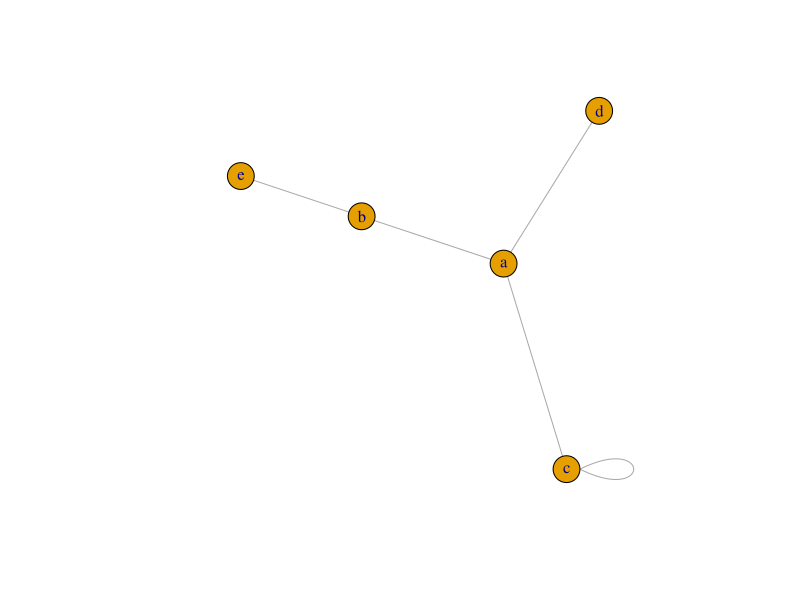
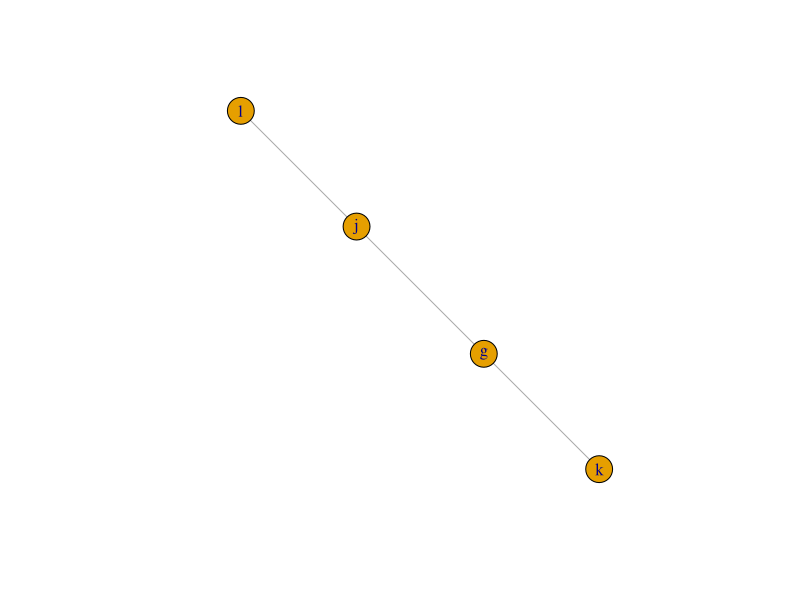
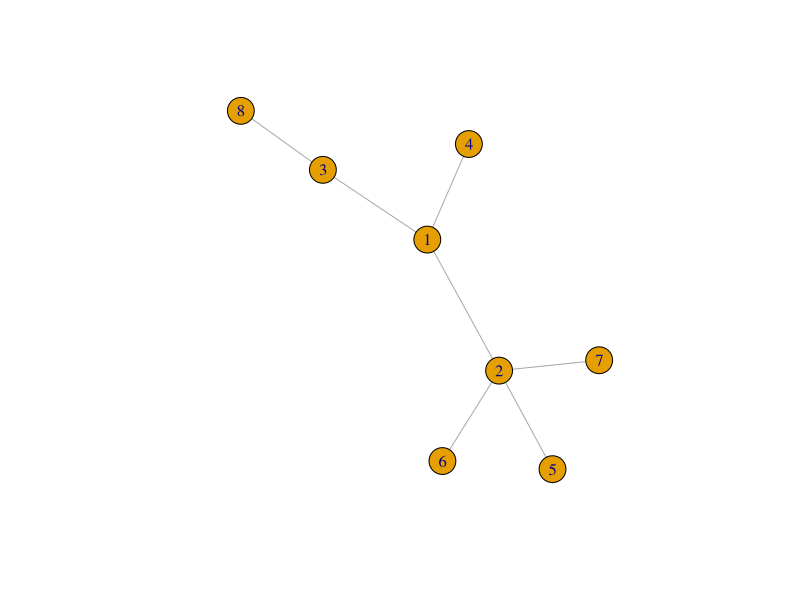
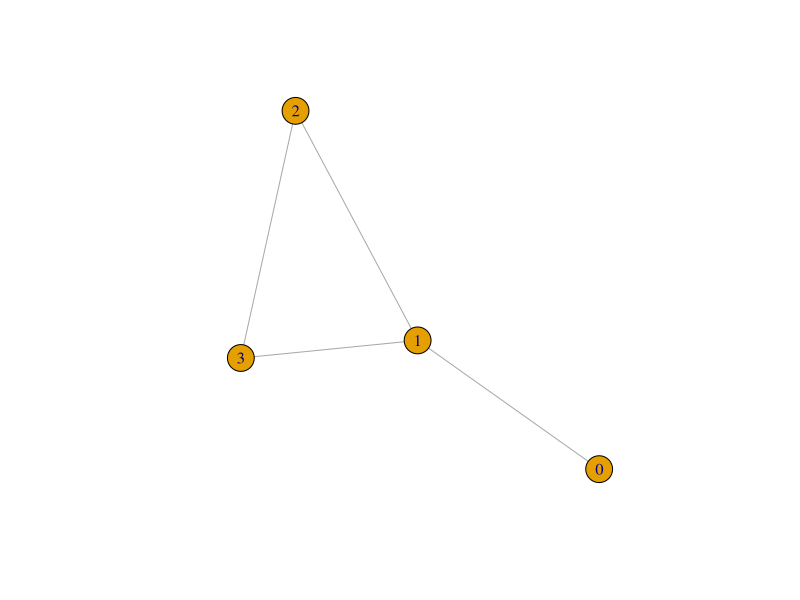

Write R code to recreate these figures, in order.
## ---- chunk 1
knitr::opts_chunk$set(echo = TRUE)
library(knitr)
library(igraph)
library(tidyverse)
## ---- chunk 2
plot(graph(c("a","b","a","c","a","d","b","e","c","c"), directed = FALSE))
## ---- chunk 3
plot(graph(c("g","j","g","k","j","l"), directed = FALSE))
## ---- chunk 4
plot(make_tree(8, children = 3, mode = "undirected"))
## ---- chunk 5
A <- matrix(c(0,1,1,1,
              0,0,1,1,
              1,0,0,1,
              0,0,0,1),
            byrow = TRUE,
            nrow = 4)
k <- 6
X <- matrix(c(1,1,1,1))
Y <- matrix(c(1,1,1,1))
for (i in 1:k) {
  X <- t(A) %*% Y
  Y <- A %*% X
  X <- X / sqrt(sum(X^2))
  Y <- Y / sqrt(sum(Y^2))
}
## ---- chunk 6
g <- random.graph.game(20, 5/20, directed = TRUE)
kable(data.frame(damping_85 = round(page.rank(g)$vector, 4),
                 damping_65 = round(page.rank(g, damping = 0.65)$vector, 4)),
      align = c("c","c"))
## ---- chunk 7
A <- matrix(c(3.12,4.38,6.93,3.41,1.88,4.53))
A / sqrt(sum(A^2))
## ---- chunk 8
A <- matrix(c(0,1,1,0,0,0,
              1,0,0,1,1,1,
              1,0,0,0,0,1,
              0,0,0,0,0,0,
              0,0,0,0,0,0,
              0,0,0,0,0,0),
            byrow = TRUE,
            nrow = 6)
d <- 0.85
k <- 2
update_PR_m <- function(m,A,PR,d) {
  x <- 0
  for (i in seq(nrow(A))) {
    if (A[i,m] == 1 & i != m) {
      x = x + (PR[i] / sum(A[i,]))
    }
  }
  return((1 - d) + d * x)
}
PR_0 <- c(1,1,1,1,1,1)
for (i in seq(k)) {
  PR_k <- c()
  for (i in seq(nrow(A))) {
    PR_k[i] <- update_PR_m(i,A,PR_0,d)
  }
  PR_0 <- PR_k
}
print(PR_k)
## ---- chunk 9
W <- matrix(c(  0,1/4,1/2,0,0,0,
              1/2,  0,  0,0,0,0,
              1/2,  0,  0,0,0,0,
                0,1/4,  0,0,0,0,
                0,1/4,  0,0,0,0,
                0,1/4,1/2,0,0,0),
            byrow = TRUE,
            nrow = 6)
PR <- matrix(c(1,1,1,1,1,1))
d <- 0.85
k <- 2
for (i in seq(k)) {
  PR <- (1 - d) + d * (W %*% PR)
}
print(t(PR))
## ---- chunk 10
g <- graph(c("A","B","A","D","B","C","B","E","B","G",
             "C","D","C","E","D","F","D","G","E","G"),
           directed = FALSE)
CN <- data.frame()
JK <- data.frame()
for (i in V(g)$name) {
  for (j in V(g)$name) {
    if (V(g)[i] < V(g)[j]) {
      CN <- rbind(CN,
                  c(paste(i,",",j, sep = ""),
                    length(intersect(neighbors(g,i), neighbors(g,j)))))
      JK <- rbind(JK,
                  c(paste(i,",",j, sep = ""),
                    round(length(intersect(neighbors(g,i), neighbors(g,j))) /
                      length(union(neighbors(g,i), neighbors(g,j))), 3)))
    }
  }
}
colnames(CN) <- c("Nodes", "CN Score")
colnames(JK) <- c("Nodes", "JK Score")
kable(arrange(CN, desc(`CN Score`)), align = c("cc"))
kable(arrange(JK, desc(`JK Score`)), align = c("cc"))
## ---- chunk 11
W <- matrix(c(0,1/4,1/2,0,0,  0,1/2,
              1,  0,  0,0,0,  0,  0,
              0,1/4,  0,1,0,  0,  0,
              0,1/4,  0,0,0,  0,  0,
              0,1/4,1/2,0,0,1/2,  0,
              0,  0,  0,0,0,  0,1/2,
              0,  0,  0,0,1,1/2,  0),
            byrow = TRUE,
            nrow = 7)
PR <- matrix(c(1,1,1,1,1,1,1))
d <- 0.85
k <- 2
for (i in seq(k)) {
  PR <- (1 - d) + d * (W %*% PR)
}
print(t(PR))
## ---- chunk 12
g <- graph(c("A","B"), isolates = "C")
page.rank(g)$vector
## ---- chunk 13
g <- graph(c("A","B","A","C","B","A","B","C","C","A","C","B"))
page.rank(g)$vector
## ---- chunk 14
g <- graph(c("A","B","A","C","B","A","C","A"))
page.rank(g)$vector
## ---- chunk 15
g <- graph(c("A","B",
             "A","B","A","C","B","A","B","C","C","A","C","B",
             "A","B","A","C","B","A","C","A",
             "C","B"))
page.rank(g)$vector
## ---- chunk 16
X <- matrix(c(1,2,3,
              4,5,6,
              7,8,9),
            byrow = TRUE,
            nrow = 3)
t(X) %*% X
## ---- chunk 17
X %*% t(X)
## ---- chunk 18
X <- matrix(c(0,1,1,1,0,1,0,0,
              1,0,1,1,1,0,0,0,
              1,1,0,0,0,1,1,0,
              1,1,1,0,0,0,0,0,
              0,1,0,0,0,0,1,0,
              1,0,1,0,0,0,0,1,
              0,0,1,0,1,0,0,0,
              0,0,0,0,0,1,0,0),
            byrow = TRUE,
            nrow = 8)
## ---- chunk 19
g <- graph_from_adjacency_matrix(X)
CN <- data.frame()
for (i in V(g)) {
  for (j in V(g)) {
    if (V(g)[i] < V(g)[j]) {
      CN <- rbind(CN,
                  c(paste(i,",",j, sep = ""),
                    length(intersect(neighbors(g,i, mode = "all"),
                                     neighbors(g,j, mode = "all")))))
    }
  }
}
colnames(CN) <- c("Nodes", "CN Score")
t(filter(CN, `CN Score` >= 2)[1])
## ---- chunk 20
filter(CN, `CN Score` == 3)
intersect(neighbors(g,1, mode = "all"), neighbors(g,3, mode = "all"))
## ---- chunk 21
A <- matrix(c(0,1,1,0,1,
              1,0,1,1,1,
              1,1,0,1,0,
              0,1,1,0,0,
              1,1,0,0,0),
            byrow = TRUE,
            nrow = 5)
## ---- chunk 22
t(A)
## ---- chunk 23
A %*% t(A)
## ---- chunk 24
t(A) %*% A
## ---- chunk 25
max(colSums(A))
## ---- chunk 26
max(rowSums(A))
## ---- chunk 27
1 / (min(max(colSums(A)),max(rowSums(A))))
## ---- chunk 28
g <- graph_from_adjacency_matrix(A)
max(degree(g, mode = "in"))
max(degree(g, mode = "out"))
## ---- chunk 29
df <- data.frame(Node = c("A","B","C","D","E","F","G","H","I","J"),
                 pos_x = c(1,4,4,5,2,9,4,7,2,8),
                 pos_y = c(2,6,4,4,6,3,1,1,7,5))
dist <- as.matrix(dist(df[,2:3], diag = TRUE, upper = TRUE))
A <- ifelse(dist > 4 | dist == 0, 0, 1)
A
## ---- chunk 30
g <- graph_from_adjacency_matrix(A)
CN <- data.frame()
for (i in V(g)) {
  for (j in V(g)) {
    if (V(g)[i] < V(g)[j]) {
      CN <- rbind(CN,
                  c(paste(df[i,1],",",df[j,1], sep = ""),
                    length(intersect(neighbors(g,i, mode = "all"),
                                     neighbors(g,j, mode = "all")))))
    }
  }
}
colnames(CN) <- c("Nodes", "CN Score")
t(filter(CN, `CN Score` >= 2)[1])
## ---- chunk 31
t(filter(CN, `CN Score` >= 3)[1])
## ---- chunk 32
plot(graph(c("0","1","1","2","1","3","2","3"), directed = FALSE))
